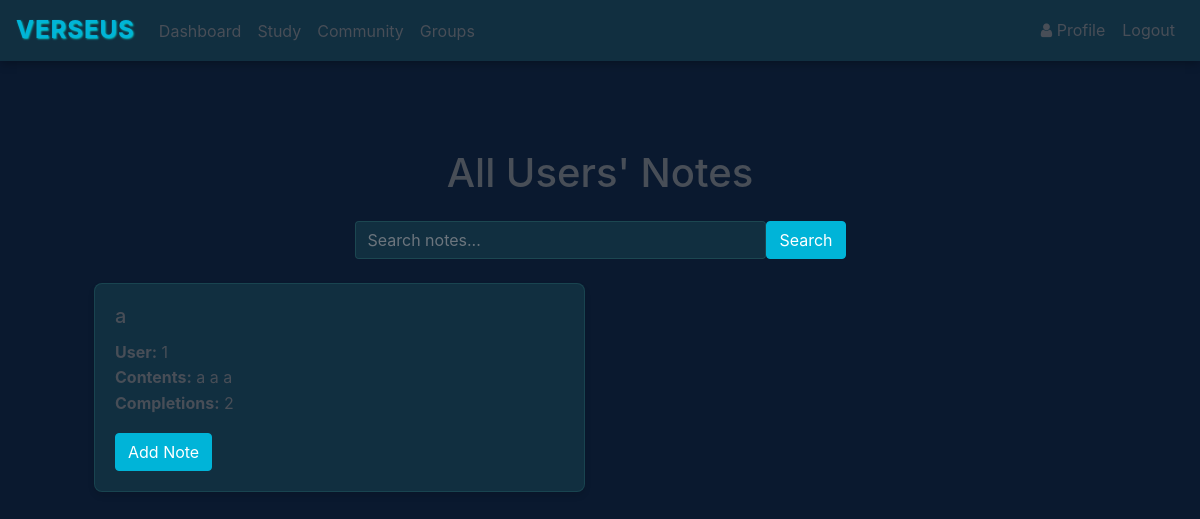
Page /community (signed in) on the earlier database version.
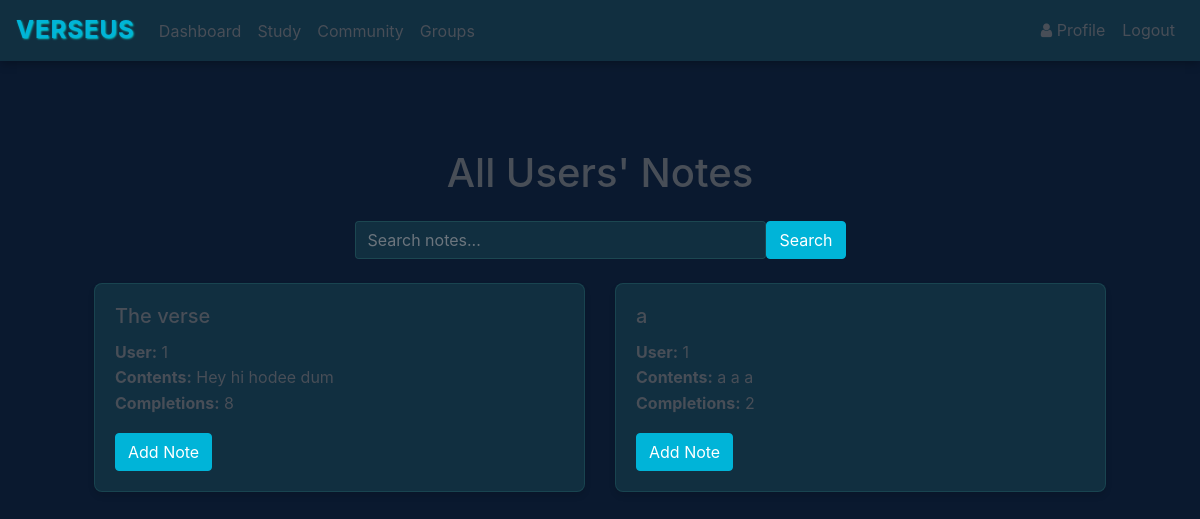
Same page on the later database version.
### website/models.py (models this page shows)
class Note(db.Model):
    id = db.Column(db.Integer, primary_key=True)
    title = db.Column(db.String(100), default="Untitled Verse")
    data = db.Column(db.String(500))
    date = db.Column(db.DateTime(timezone=True), default=func.now())
    user_id = db.Column(db.Integer, db.ForeignKey('user.id'))
    data_blanked = db.Column(db.String(500))
    ref = db.Column(JSON)
    word_blank_positions = db.Column(JSON)
    completions = db.Column(db.Integer, default=0)

### website/views.py (the view, shortened to what this page needs)
@views.route('/community')
@login_required
def all_notes():
    search_query = request.args.get('search', '')
    query = Note.query.join(User)
    notes = query.order_by(Note.date.desc()).all()
    return render_template("all_notes.html",
                         user=current_user,
                         notes=notes,
                         search_query=search_query)

### website/templates/all_notes.html (shortened to what this page needs)
{% extends "base.html" %}
{% block content %}
<div class="container mt-4">
    <h1 class="text-center mb-4">All Users' Notes</h1>
    <div class="row mb-4">
        <div class="col-md-6 mx-auto">
            <form method="GET" action="{{ url_for('views.all_notes') }}" class="d-flex">
                <input type="text" name="search" class="form-control me-2" placeholder="Search notes..."
                    value="{{ search_query }}">
                <button type="submit" class="btn btn-primary">Search</button>
            </form>
        </div>
    </div>
    <div class="row">
        {% for note in notes %}
        <div class="col-md-6 mb-4">
            <div class="card">
                <div class="card-body">
                    <h5 class="card-title">{{ note.title }}</h5>
                    <p class="card-text">
                        <strong>User:</strong> {{ note.user_id }}<br>
                        <strong>Contents:</strong> {{ note.data }}<br>
                        <strong>Completions:</strong> {{ note.completions }}
                    </p>
                    <a href="{{ url_for('views.add_note', note_id=note.id, title=note.title, data=note.data, ref=note.ref) }}"
                        class="btn btn-primary">Add Note</a>
                </div>
            </div>
        </div>
        {% endfor %}
    </div>
</div>
{% endblock %}

### website/templates/base.html (shortened to what this page needs)
<!DOCTYPE html>
<html>
<head>
    <link rel="stylesheet" href="https://stackpath.bootstrapcdn.com/bootstrap/4.4.1/css/bootstrap.min.css"
 />
    <link rel="stylesheet" href="https://stackpath.bootstrapcdn.com/font-awesome/4.7.0/css/font-awesome.min.css"
 />
    <link rel="stylesheet" href="{{ url_for('static', filename='styles.css') }}" />
</head>
<body>
    <nav class="navbar navbar-expand-lg" style="align-items: center;">
        <a href=" /" class="text-logo">Verseus</a>
        <div class="collapse navbar-collapse d-flex" id="navbar">
            <div class="navbar-nav d-flex w-100" style="align-items: center;">
                <div class="d-flex mr-auto" style="padding-top: 0.2rem;">
                    {% if user.is_authenticated %}
                    <a class="nav-item nav-link" id="home" href="/home">Dashboard</a>
                    <a class="nav-item nav-link" id="verseus" href="/verses">Study</a>
                    <a class="nav-item nav-link" id="community" href="/community">Community</a>
                    <a class="nav-item nav-link" id="groups" href="/groups">Groups</a>
                    {% else %}
                    <a class="nav-item nav-link" id="login" href="/login">Login</a>
                    <a class="nav-item nav-link" id="signUp" href="/sign-up">Sign Up</a>
                    {% endif %}
                </div>
                {% if user.is_authenticated %}
                <a class="nav-item nav-link" id="profile" href="/profile/{{ user.first_name }}">
                    <i class="fa fa-user"></i> Profile
                </a>
                <button class="btn btn-link nav-item nav-link" id="logout"
                    onclick="window.location.href='/logout'">Logout</button>
                {% endif %}
            </div>
        </div>
    </nav>
    <div class="container">{% block content %} {% endblock %}</div>
</body>
</html>

### website/static/styles.css (style rules this page uses)
:root { --primary-dark: #0a192f; --secondary-dark: #112f40; --accent-green: #64ffda; --accent-blue: #00b4d8; --text-primary: #484e57; --text-light: #ffffff; --text-secondary: #8892b0; --danger: #ff6b6b; --success: #4caf50; --cream: #ddf7fd; }
body { background-color: var(--primary-dark); color: var(--text-primary); font-family: 'Inter', -apple-system, BlinkMacSystemFont, 'Segoe UI', Roboto, Oxygen, Ubuntu, Cantarell, sans-serif; line-height: 1.6; margin: 0; padding: 0; min-height: 100vh; }
.navbar { background-color: var(--secondary-dark) !important; box-shadow: 0 2px 10px rgba(0, 0, 0, 0.3); }
.text-logo { color: var(--accent-blue); padding-right: 1rem; font-size: 24px; font-weight: bold; letter-spacing: 1px; text-transform: uppercase; text-shadow: 1px 1px 2px rgba(0, 227, 231, 0.866); }
.navbar-brand, .nav-link { color: var(--text-primary) !important; transition: color 0.3s ease; }
.card { background-color: var(--secondary-dark); border: 1px solid rgba(100, 255, 218, 0.1); border-radius: 8px; box-shadow: 0 4px 6px rgba(0, 0, 0, 0.1); transition: transform 0.3s ease, box-shadow 0.3s ease; }
.form-control { background-color: var(--secondary-dark); border: 1px solid rgba(100, 255, 218, 0.2); color: var(--text-primary); transition: border-color 0.3s ease; }
.btn { border-radius: 4px; transition: all 0.3s ease; }
.btn-primary { background-color: var(--accent-blue); border-color: var(--accent-blue); }
a { color: var(--accent-blue); text-decoration: none; transition: color 0.3s ease; }
.container { padding: 2rem; }

Differences in the rows shown:
added Note: title "The verse", user_id "1", data "Hey hi hodee dum", completions "8"
